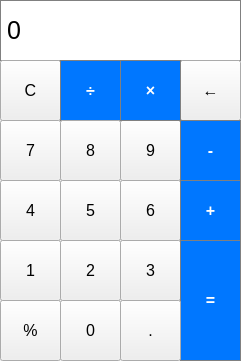
<?xml version="1.0" encoding="UTF-8"?>
<ui version="4.0">
 <class>MainWindow</class>
 <widget class="QMainWindow" name="MainWindow">
  <property name="geometry">
   <rect>
    <x>0</x>
    <y>0</y>
    <width>241</width>
    <height>361</height>
   </rect>
  </property>
  <property name="sizePolicy">
   <sizepolicy hsizetype="Fixed" vsizetype="Fixed">
    <horstretch>0</horstretch>
    <verstretch>0</verstretch>
   </sizepolicy>
  </property>
  <property name="minimumSize">
   <size>
    <width>241</width>
    <height>361</height>
   </size>
  </property>
  <property name="maximumSize">
   <size>
    <width>241</width>
    <height>361</height>
   </size>
  </property>
  <property name="windowTitle">
   <string>Custom Calculator</string>
  </property>
  <widget class="QWidget" name="centralWidget">
   <widget class="QLabel" name="label">
    <property name="geometry">
     <rect>
      <x>0</x>
      <y>0</y>
      <width>241</width>
      <height>61</height>
     </rect>
    </property>
    <property name="font">
     <font>
      <pointsize>19</pointsize>
     </font>
    </property>
    <property name="styleSheet">
     <string notr="true">QLabel{
	qproperty-alignment: 'AlignVCenter | AlignRight';
	border: 1px solid gray;
	background-color : white;
}

</string>
    </property>
    <property name="text">
     <string>0</string>
    </property>
   </widget>
   <widget class="QPushButton" name="pushButton_clear">
    <property name="geometry">
     <rect>
      <x>0</x>
      <y>60</y>
      <width>61</width>
      <height>61</height>
     </rect>
    </property>
    <property name="font">
     <font>
      <pointsize>12</pointsize>
     </font>
    </property>
    <property name="text">
     <string>C</string>
    </property>
   </widget>
   <widget class="QPushButton" name="pushButton_delete">
    <property name="geometry">
     <rect>
      <x>180</x>
      <y>60</y>
      <width>61</width>
      <height>61</height>
     </rect>
    </property>
    <property name="font">
     <font>
      <pointsize>12</pointsize>
     </font>
    </property>
    <property name="text">
     <string>←</string>
    </property>
   </widget>
   <widget class="QPushButton" name="pushButton_percent">
    <property name="geometry">
     <rect>
      <x>0</x>
      <y>300</y>
      <width>61</width>
      <height>61</height>
     </rect>
    </property>
    <property name="font">
     <font>
      <pointsize>12</pointsize>
     </font>
    </property>
    <property name="text">
     <string>%</string>
    </property>
   </widget>
   <widget class="QPushButton" name="pushButton_divide">
    <property name="geometry">
     <rect>
      <x>60</x>
      <y>60</y>
      <width>61</width>
      <height>61</height>
     </rect>
    </property>
    <property name="font">
     <font>
      <pointsize>12</pointsize>
      <weight>75</weight>
      <bold>true</bold>
     </font>
    </property>
    <property name="styleSheet">
     <string notr="true">QPushButton{
	background-color: rgb(0, 119, 255);
	color: white;
	border: 1px solid gray;
}

QPushButton:pressed{
	background-color: qlineargradient(x1: 0,  y1: 0, x2: 0, y2: 1, stop: 0 #f6f7fa, stop: 1 #f6f7fa);
	color: black;
}</string>
    </property>
    <property name="text">
     <string>÷</string>
    </property>
   </widget>
   <widget class="QPushButton" name="pushButton_8">
    <property name="geometry">
     <rect>
      <x>60</x>
      <y>120</y>
      <width>61</width>
      <height>61</height>
     </rect>
    </property>
    <property name="font">
     <font>
      <pointsize>12</pointsize>
     </font>
    </property>
    <property name="styleSheet">
     <string notr="true">QPushButoon{
	border: 1px solid gray;
}

QPushButton:pressed{
	background-color: qlineargradient(x1: 0,  y1: 0, x2: 0, y2: 1, stop: 0 #dadbde, stop: 1 #f6f7fa);
}</string>
    </property>
    <property name="text">
     <string>8</string>
    </property>
   </widget>
   <widget class="QPushButton" name="pushButton_9">
    <property name="geometry">
     <rect>
      <x>120</x>
      <y>120</y>
      <width>61</width>
      <height>61</height>
     </rect>
    </property>
    <property name="font">
     <font>
      <pointsize>12</pointsize>
     </font>
    </property>
    <property name="styleSheet">
     <string notr="true">QPushButoon{
	border: 1px solid gray;
}

QPushButton:pressed{
	background-color: qlineargradient(x1: 0,  y1: 0, x2: 0, y2: 1, stop: 0 #dadbde, stop: 1 #f6f7fa);
}</string>
    </property>
    <property name="text">
     <string>9</string>
    </property>
   </widget>
   <widget class="QPushButton" name="pushButton_7">
    <property name="geometry">
     <rect>
      <x>0</x>
      <y>120</y>
      <width>61</width>
      <height>61</height>
     </rect>
    </property>
    <property name="font">
     <font>
      <pointsize>12</pointsize>
     </font>
    </property>
    <property name="styleSheet">
     <string notr="true">QPushButoon{
	border: 1px solid gray;
}

QPushButton:pressed{
	background-color: qlineargradient(x1: 0,  y1: 0, x2: 0, y2: 1, stop: 0 #dadbde, stop: 1 #f6f7fa);
}</string>
    </property>
    <property name="text">
     <string>7</string>
    </property>
   </widget>
   <widget class="QPushButton" name="pushButton_multiply">
    <property name="geometry">
     <rect>
      <x>120</x>
      <y>60</y>
      <width>61</width>
      <height>61</height>
     </rect>
    </property>
    <property name="font">
     <font>
      <pointsize>12</pointsize>
      <weight>75</weight>
      <bold>true</bold>
     </font>
    </property>
    <property name="styleSheet">
     <string notr="true">QPushButton{
	background-color: rgb(0, 119, 255);
	color: white;
	border: 1px solid gray;
}

QPushButton:pressed{
	background-color: qlineargradient(x1: 0,  y1: 0, x2: 0, y2: 1, stop: 0 #f6f7fa, stop: 1 #f6f7fa);
	color: black;
}</string>
    </property>
    <property name="text">
     <string>×</string>
    </property>
   </widget>
   <widget class="QPushButton" name="pushButton_5">
    <property name="geometry">
     <rect>
      <x>60</x>
      <y>180</y>
      <width>61</width>
      <height>61</height>
     </rect>
    </property>
    <property name="font">
     <font>
      <pointsize>12</pointsize>
     </font>
    </property>
    <property name="styleSheet">
     <string notr="true">QPushButoon{
	border: 1px solid gray;
}

QPushButton:pressed{
	background-color: qlineargradient(x1: 0,  y1: 0, x2: 0, y2: 1, stop: 0 #dadbde, stop: 1 #f6f7fa);
}</string>
    </property>
    <property name="text">
     <string>5</string>
    </property>
   </widget>
   <widget class="QPushButton" name="pushButton_6">
    <property name="geometry">
     <rect>
      <x>120</x>
      <y>180</y>
      <width>61</width>
      <height>61</height>
     </rect>
    </property>
    <property name="font">
     <font>
      <pointsize>12</pointsize>
     </font>
    </property>
    <property name="styleSheet">
     <string notr="true">QPushButoon{
	border: 1px solid gray;
}

QPushButton:pressed{
	background-color: qlineargradient(x1: 0,  y1: 0, x2: 0, y2: 1, stop: 0 #dadbde, stop: 1 #f6f7fa);
}</string>
    </property>
    <property name="text">
     <string>6</string>
    </property>
   </widget>
   <widget class="QPushButton" name="pushButton_4">
    <property name="geometry">
     <rect>
      <x>0</x>
      <y>180</y>
      <width>61</width>
      <height>61</height>
     </rect>
    </property>
    <property name="font">
     <font>
      <pointsize>12</pointsize>
     </font>
    </property>
    <property name="styleSheet">
     <string notr="true">QPushButoon{
	border: 1px solid gray;
}

QPushButton:pressed{
	background-color: qlineargradient(x1: 0,  y1: 0, x2: 0, y2: 1, stop: 0 #dadbde, stop: 1 #f6f7fa);
}</string>
    </property>
    <property name="text">
     <string>4</string>
    </property>
   </widget>
   <widget class="QPushButton" name="pushButton_minus">
    <property name="geometry">
     <rect>
      <x>180</x>
      <y>120</y>
      <width>61</width>
      <height>61</height>
     </rect>
    </property>
    <property name="font">
     <font>
      <pointsize>12</pointsize>
      <weight>75</weight>
      <bold>true</bold>
     </font>
    </property>
    <property name="styleSheet">
     <string notr="true">QPushButton{
	background-color: rgb(0, 119, 255);
	color: white;
	border: 1px solid gray;
}

QPushButton:pressed{
	background-color: qlineargradient(x1: 0,  y1: 0, x2: 0, y2: 1, stop: 0 #f6f7fa, stop: 1 #f6f7fa);
	color: black;
}</string>
    </property>
    <property name="text">
     <string>-</string>
    </property>
   </widget>
   <widget class="QPushButton" name="pushButton_2">
    <property name="geometry">
     <rect>
      <x>60</x>
      <y>240</y>
      <width>61</width>
      <height>61</height>
     </rect>
    </property>
    <property name="font">
     <font>
      <pointsize>12</pointsize>
     </font>
    </property>
    <property name="styleSheet">
     <string notr="true">QPushButoon{
	border: 1px solid gray;
}

QPushButton:pressed{
	background-color: qlineargradient(x1: 0,  y1: 0, x2: 0, y2: 1, stop: 0 #dadbde, stop: 1 #f6f7fa);
}</string>
    </property>
    <property name="text">
     <string>2</string>
    </property>
   </widget>
   <widget class="QPushButton" name="pushButton_3">
    <property name="geometry">
     <rect>
      <x>120</x>
      <y>240</y>
      <width>61</width>
      <height>61</height>
     </rect>
    </property>
    <property name="font">
     <font>
      <pointsize>12</pointsize>
     </font>
    </property>
    <property name="styleSheet">
     <string notr="true">QPushButoon{
	border: 1px solid gray;
}

QPushButton:pressed{
	background-color: qlineargradient(x1: 0,  y1: 0, x2: 0, y2: 1, stop: 0 #dadbde, stop: 1 #f6f7fa);
}</string>
    </property>
    <property name="text">
     <string>3</string>
    </property>
   </widget>
   <widget class="QPushButton" name="pushButton_1">
    <property name="geometry">
     <rect>
      <x>0</x>
      <y>240</y>
      <width>61</width>
      <height>61</height>
     </rect>
    </property>
    <property name="font">
     <font>
      <pointsize>12</pointsize>
     </font>
    </property>
    <property name="styleSheet">
     <string notr="true">QPushButoon{
	border: 1px solid gray;
}

QPushButton:pressed{
	background-color: qlineargradient(x1: 0,  y1: 0, x2: 0, y2: 1, stop: 0 #dadbde, stop: 1 #f6f7fa);
}</string>
    </property>
    <property name="text">
     <string>1</string>
    </property>
   </widget>
   <widget class="QPushButton" name="pushButton_plus">
    <property name="geometry">
     <rect>
      <x>180</x>
      <y>180</y>
      <width>61</width>
      <height>61</height>
     </rect>
    </property>
    <property name="font">
     <font>
      <pointsize>12</pointsize>
      <weight>75</weight>
      <bold>true</bold>
     </font>
    </property>
    <property name="styleSheet">
     <string notr="true">QPushButton{
	background-color: rgb(0, 119, 255);
	color: white;
	border: 1px solid gray;
}

QPushButton:pressed{
	background-color: qlineargradient(x1: 0,  y1: 0, x2: 0, y2: 1, stop: 0 #f6f7fa, stop: 1 #f6f7fa);
	color: black;
}</string>
    </property>
    <property name="text">
     <string>+</string>
    </property>
   </widget>
   <widget class="QPushButton" name="pushButton_equals">
    <property name="geometry">
     <rect>
      <x>180</x>
      <y>240</y>
      <width>61</width>
      <height>121</height>
     </rect>
    </property>
    <property name="font">
     <font>
      <pointsize>12</pointsize>
      <weight>75</weight>
      <bold>true</bold>
     </font>
    </property>
    <property name="styleSheet">
     <string notr="true">QPushButton{
	background-color: rgb(0, 119, 255);
	color: white;
	border: 1px solid gray;
}

QPushButton:pressed{
	background-color: qlineargradient(x1: 0,  y1: 0, x2: 0, y2: 1, stop: 0 #f6f7fa, stop: 1 #f6f7fa);
	color: black;
}</string>
    </property>
    <property name="text">
     <string>=</string>
    </property>
   </widget>
   <widget class="QPushButton" name="pushButton_dot">
    <property name="geometry">
     <rect>
      <x>120</x>
      <y>300</y>
      <width>61</width>
      <height>61</height>
     </rect>
    </property>
    <property name="font">
     <font>
      <pointsize>12</pointsize>
     </font>
    </property>
    <property name="text">
     <string>.</string>
    </property>
   </widget>
   <widget class="QPushButton" name="pushButton_0">
    <property name="geometry">
     <rect>
      <x>60</x>
      <y>300</y>
      <width>61</width>
      <height>61</height>
     </rect>
    </property>
    <property name="font">
     <font>
      <pointsize>12</pointsize>
     </font>
    </property>
    <property name="styleSheet">
     <string notr="true">QPushButoon{
	border: 1px solid gray;
}

QPushButton:pressed{
	background-color: qlineargradient(x1: 0,  y1: 0, x2: 0, y2: 1, stop: 0 #dadbde, stop: 1 #f6f7fa);
}</string>
    </property>
    <property name="text">
     <string>0</string>
    </property>
   </widget>
  </widget>
 </widget>
 <layoutdefault spacing="6" margin="11"/>
 <resources/>
 <connections/>
</ui>
